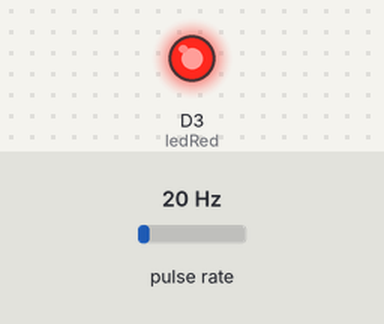
Simulated run of this sketch. Board: ESP8266 (NodeMCU). Parts: output pins drawn as LEDs (lit = HIGH). Wiring (inferred from the names in the program): pulse sensor: data D5. Inputs (shaded band) come from the test bench; at power-on: pulse rate 20 Hz. WiFi joins after 1.5 s; servers stay silent unless stated; what the sketch prints to the serial monitor is not drawn.

Above: at 0.6 s.
At 3.1 s:
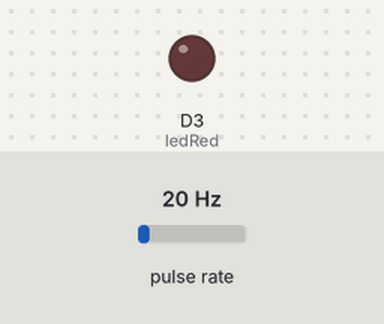
Timing chart, 0 to 4.6 s (numbered marks = the images above):
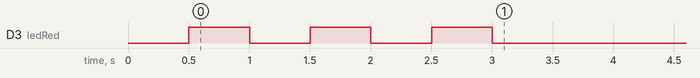

The sketch:

flow-rate.ino
```cpp
#if defined(ESP32)
#include <WiFi.h>
#include <FirebaseESP32.h>
#elif defined(ESP8266)
#include <ESP8266WiFi.h>
#include <FirebaseESP8266.h>
#endif

#include <addons/TokenHelper.h>
#include <addons/RTDBHelper.h>
#define API_KEY "AIzaSyAMe193JtamVePNjIiMRvvnGANwhOsNSX0"
#define DATABASE_URL "https://prototypeproject-eeb91.firebaseio.com/"
#define USER_EMAIL "arduino@gmail.com"
#define USER_PASSWORD "arduino123"
FirebaseData fbdo;
FirebaseAuth auth;
FirebaseConfig config;

#define FIREBASE_HOST "prototypeproject-eeb91.firebaseio.com"
#define FIREBASE_AUTH "UCZ5lFED8KxcprRhIHzt1uk4ac2OEmhB1GfdTp6S"
#define WIFI_SSID "SKYfiber14AD" //name
#define WIFI_PASSWORD "jayceliampuzon" //pass


//3 secsduration
#define flow_meter_sensor  D5
const int us_trig_pin = 16;
const int us_echo_pin = 5;

const int ledRed = 0;
const int wl_a_pin = A0;


long currentMillis = 0;
long previousMillis = 0;
int interval = 1000;
float calibrationFactor = 4.5;
volatile byte pulseCount;
byte pulse1Sec = 0;
float flowRate;
unsigned int flowMilliLitres;
unsigned long totalMilliLitres;
void IRAM_ATTR pulseCounter()
{
  pulseCount++;
}
void setup() {
  Serial.begin(115200);

//  US config
  pinMode(us_trig_pin,OUTPUT);
  pinMode(us_echo_pin,INPUT);

  pinMode(ledRed,OUTPUT);

  WiFi.begin(WIFI_SSID, WIFI_PASSWORD);
  Serial.print("connecting");
  while (WiFi.status() != WL_CONNECTED) {
    Serial.print(".");
    digitalWrite(ledRed,LOW);
    delay(500);
    digitalWrite(ledRed,HIGH);
    delay(500);
  }
  Serial.println();
  Serial.print("connected: ");
  Serial.println(WiFi.localIP());

  Serial.printf("Firebase Client v%s\n\n", FIREBASE_CLIENT_VERSION);
  config.api_key = API_KEY;
  auth.user.email = USER_EMAIL;
  auth.user.password = USER_PASSWORD;
  config.database_url = DATABASE_URL;
  config.token_status_callback = tokenStatusCallback;
  Firebase.begin(&config, &auth);
  Firebase.reconnectWiFi(true);
  Serial.print("Starting Firebase");
  for(int i = 0; i < 1; i++){
    Serial.print(".");
    digitalWrite(ledRed,LOW);
    delay(500);
    digitalWrite(ledRed,HIGH);
    delay(500);
  }

  Serial.println("started");
  digitalWrite(ledRed,LOW);

  //flow meter init
  pinMode(flow_meter_sensor, INPUT_PULLUP);
  pulseCount = 0;
  flowRate = 0.0;
  flowMilliLitres = 0;
  totalMilliLitres = 0;
  previousMillis = 0;
  attachInterrupt(digitalPinToInterrupt(flow_meter_sensor), pulseCounter, FALLING);
}

void loop() {
  flowMeter();
//  calWl();
//  calUs();
}

//long duration;
//int distance;
//void calUs(){
//  // Clears the us_trig_pin
//  digitalWrite(us_trig_pin, LOW);
//  delayMicroseconds(2);
//  // Sets the us_trig_pin on HIGH state for 10 micro seconds
//  digitalWrite(us_trig_pin, HIGH);
//  delayMicroseconds(10);
//  digitalWrite(us_trig_pin, LOW);
//  // Reads the us_echo_pin, returns the sound wave travel time in microseconds
//  duration = pulseIn(us_echo_pin, HIGH);
//  // Calculating the distance
//  distance= duration*0.034/2;
//  // Prints the distance on the Serial Monitor
//  Serial.print("Distance: ");
//  Serial.println(distance);
//  if(distance <= 8){
//    isUSDanger = true;
//  }
//  Firebase.setFloat("distance", distance);
//}

int level = 1;
void calWl(){
  int resval = analogRead(wl_a_pin);
  Serial.println(resval);
  Firebase.setFloat(fbdo, F("/waterIrrigation/waterLevel"), resval);
}

void flowMeter(){
  currentMillis = millis();
  if (currentMillis - previousMillis > interval) {
    pulse1Sec = pulseCount;
    pulseCount = 0;
    flowRate = ((1000.0 / (millis() - previousMillis)) * pulse1Sec) / calibrationFactor;
    previousMillis = millis();
    flowMilliLitres = (flowRate / 60) * 1000;
    totalMilliLitres += flowMilliLitres;
    // Print the flow rate for this second in litres / minute
    Serial.print("Flow rate: ");
    Serial.print(int(flowRate));  // Print the integer part of the variable
    Firebase.setFloat(fbdo, F("/waterIrrigation/flRate"), flowRate);
    Serial.print("L/min");
    Serial.print("\t");       // Print tab space
    // Print the cumulative total of litres flowed since starting
    Serial.print("Output Liquid Quantity: ");
    Serial.print(totalMilliLitres);
    Firebase.setFloat(fbdo, F("/waterIrrigation/flmL"), totalMilliLitres);
    Serial.print("mL / ");
    Serial.print(totalMilliLitres / 1000);
    Firebase.setFloat(fbdo, F("/waterIrrigation/flL"), totalMilliLitres/1000);
    Serial.println("L");
  }
}
```
